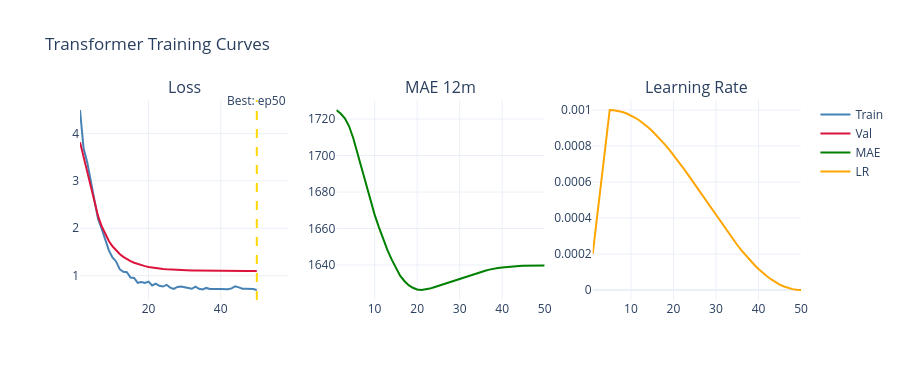

Notebook code cell kept with this figure:
### Markdown cell above
## 4. Training Curves

### Code cell
fig = make_subplots(rows=1, cols=3, subplot_titles=['Loss', 'MAE 12m', 'Learning Rate'])
epochs_x = list(range(1, len(history['train_loss']) + 1))
fig.add_trace(go.Scatter(x=epochs_x, y=history['train_loss'],   name='Train', line=dict(color='steelblue')), row=1, col=1)
fig.add_trace(go.Scatter(x=epochs_x, y=history['val_loss'],     name='Val',   line=dict(color='crimson')),  row=1, col=1)
fig.add_trace(go.Scatter(x=epochs_x, y=history['val_mae_12m'],  name='MAE',   line=dict(color='green')),    row=1, col=2)
fig.add_trace(go.Scatter(x=epochs_x, y=history['lr'],           name='LR',    line=dict(color='orange')),   row=1, col=3)
best_epoch = int(trainer.best_epoch)
fig.add_shape(type='line', x0=best_epoch, x1=best_epoch, y0=0, y1=1,
              xref='x1', yref='paper', line=dict(dash='dash', color='gold'))
fig.add_annotation(x=best_epoch, y=1, xref='x1', yref='paper',
                   text=f'Best: ep{best_epoch}', showarrow=False, yshift=10)
fig.update_layout(height=380, title='Transformer Training Curves', showlegend=True)
fig.show()

### Figure 1 — Plotly figure (JSON) as saved in the notebook; plotly's stock layout.template omitted (floating-point values rounded to 4 significant figures)
{"data": [{"line": {"color": "steelblue"}, "name": "Train", "type": "scatter", "x": [1, 2, 3, 4, 5, 6, 7, 8, 9, 10, 11, 12, 13, 14, 15, 16, 17, 18, 19, 20, 21, 22, 23, 24, 25, 26, 27, 28, 29, 30, 31, 32, 33, 34, 35, 36, 37, 38, 39, 40, 41, 42, 43, 44, 45, 46, 47, 48, 49, 50], "xaxis": "x", "y": [4.495, 3.681, 3.391, 3.002, 2.595, 2.194, 1.989, 1.736, 1.533, 1.382, 1.3, 1.136, 1.082, 1.072, 0.9592, 0.9502, 0.8497, 0.8669, 0.8436, 0.8738, 0.7935, 0.8313, 0.7856, 0.7697, 0.8066, 0.7477, 0.7213, 0.7616, 0.7704, 0.7539, 0.7386, 0.7227, 0.7673, 0.7221, 0.7078, 0.7407, 0.7167, 0.724, 0.7196, 0.7204, 0.7132, 0.7125, 0.7314, 0.7734, 0.7526, 0.723, 0.7213, 0.7216, 0.7179, 0.697], "yaxis": "y"}, {"line": {"color": "crimson"}, "name": "Val", "type": "scatter", "x": [1, 2, 3, 4, 5, 6, 7, 8, 9, 10, 11, 12, 13, 14, 15, 16, 17, 18, 19, 20, 21, 22, 23, 24, 25, 26, 27, 28, 29, 30, 31, 32, 33, 34, 35, 36, 37, 38, 39, 40, 41, 42, 43, 44, 45, 46, 47, 48, 49, 50], "xaxis": "x", "y": [3.816, 3.498, 3.203, 2.874, 2.54, 2.259, 2.042, 1.871, 1.732, 1.619, 1.529, 1.456, 1.395, 1.346, 1.306, 1.272, 1.244, 1.221, 1.201, 1.184, 1.171, 1.16, 1.15, 1.142, 1.136, 1.13, 1.125, 1.121, 1.118, 1.115, 1.113, 1.111, 1.109, 1.107, 1.106, 1.105, 1.104, 1.103, 1.102, 1.102, 1.101, 1.101, 1.101, 1.101, 1.1, 1.1, 1.1, 1.1, 1.1, 1.1], "yaxis": "y"}, {"line": {"color": "green"}, "name": "MAE", "type": "scatter", "x": [1, 2, 3, 4, 5, 6, 7, 8, 9, 10, 11, 12, 13, 14, 15, 16, 17, 18, 19, 20, 21, 22, 23, 24, 25, 26, 27, 28, 29, 30, 31, 32, 33, 34, 35, 36, 37, 38, 39, 40, 41, 42, 43, 44, 45, 46, 47, 48, 49, 50], "xaxis": "x2", "y": [1725.0, 1723.0, 1720.0, 1716.0, 1709.0, 1701.0, 1692.0, 1683.0, 1675.0, 1668.0, 1661.0, 1654.0, 1648.0, 1643.0, 1638.0, 1634.0, 1631.0, 1629.0, 1627.0, 1627.0, 1626.0, 1626.0, 1627.0, 1628.0, 1629.0, 1629.0, 1630.0, 1631.0, 1632.0, 1633.0, 1633.0, 1634.0, 1635.0, 1636.0, 1636.0, 1637.0, 1637.0, 1638.0, 1638.0, 1639.0, 1639.0, 1639.0, 1639.0, 1639.0, 1640.0, 1640.0, 1640.0, 1640.0, 1640.0, 1640.0], "yaxis": "y2"}, {"line": {"color": "orange"}, "name": "LR", "type": "scatter", "x": [1, 2, 3, 4, 5, 6, 7, 8, 9, 10, 11, 12, 13, 14, 15, 16, 17, 18, 19, 20, 21, 22, 23, 24, 25, 26, 27, 28, 29, 30, 31, 32, 33, 34, 35, 36, 37, 38, 39, 40, 41, 42, 43, 44, 45, 46, 47, 48, 49, 50], "xaxis": "x3", "y": [0.0002, 0.0004, 0.0006, 0.0008, 0.001, 0.0009988, 0.0009951, 0.0009891, 0.0009806, 0.0009698, 0.0009568, 0.0009415, 0.000924, 0.0009045, 0.000883, 0.0008597, 0.0008346, 0.0008078, 0.0007796, 0.00075, 0.0007192, 0.0006873, 0.0006545, 0.000621, 0.0005868, 0.0005523, 0.0005174, 0.0004826, 0.0004477, 0.0004132, 0.000379, 0.0003455, 0.0003127, 0.0002808, 0.00025, 0.0002204, 0.0001922, 0.0001654, 0.0001403, 0.000117, 9.549e-05, 7.598e-05, 5.853e-05, 4.323e-05, 3.015e-05, 1.937e-05, 1.093e-05, 4.866e-06, 1.218e-06, 0], "yaxis": "y3"}], "layout": {"annotations": [{"font": {"size": 16}, "showarrow": false, "text": "Loss", "x": 0.1444, "xanchor": "center", "xref": "paper", "y": 1, "yanchor": "bottom", "yref": "paper"}, {"font": {"size": 16}, "showarrow": false, "text": "MAE 12m", "x": 0.5, "xanchor": "center", "xref": "paper", "y": 1, "yanchor": "bottom", "yref": "paper"}, {"font": {"size": 16}, "showarrow": false, "text": "Learning Rate", "x": 0.8556, "xanchor": "center", "xref": "paper", "y": 1, "yanchor": "bottom", "yref": "paper"}, {"showarrow": false, "text": "Best: ep50", "x": 50, "xref": "x", "y": 1, "yref": "paper", "yshift": 10}], "height": 380, "shapes": [{"line": {"color": "gold", "dash": "dash"}, "type": "line", "x0": 50, "x1": 50, "xref": "x", "y0": 0, "y1": 1, "yref": "paper"}], "showlegend": true, "title": {"text": "Transformer Training Curves"}, "xaxis": {"anchor": "y", "domain": [0, 0.2889]}, "xaxis2": {"anchor": "y2", "domain": [0.3556, 0.6444]}, "xaxis3": {"anchor": "y3", "domain": [0.7111, 1]}, "yaxis": {"anchor": "x", "domain": [0, 1]}, "yaxis2": {"anchor": "x2", "domain": [0, 1]}, "yaxis3": {"anchor": "x3", "domain": [0, 1]}}}
